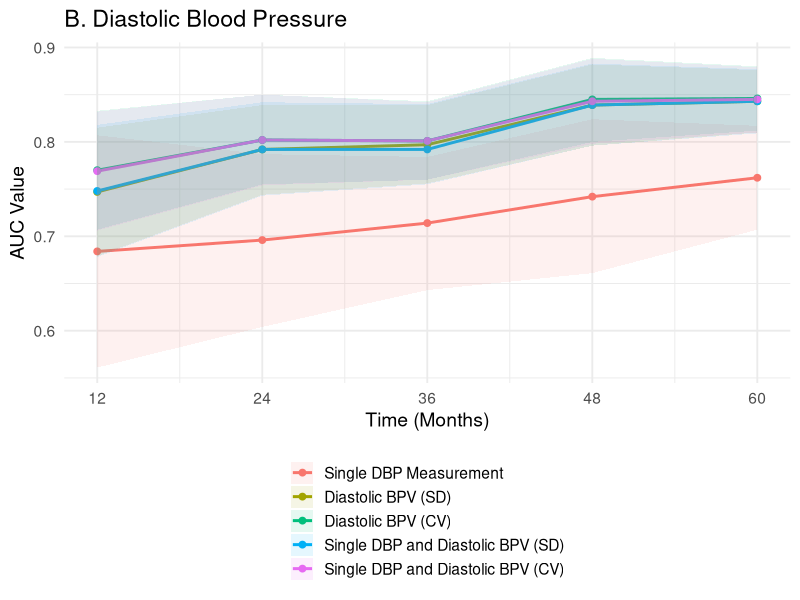
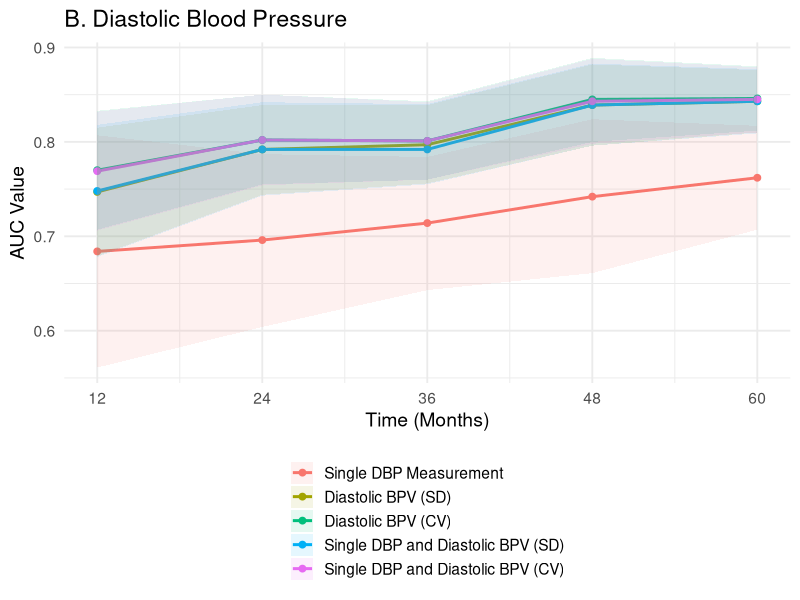

R code for these plots, in order:
###### DIASTOLIC #####



library(tidyr)
library(dplyr)
library(ggplot2)

# 1. Create the data
bp_data <- data.frame(
  time = c(12, 24, 36, 48, 60),
  SBP_AUC = c(0.684, 0.696, 0.714, 0.742, 0.762),
  SBP_lower = c(0.561, 0.604, 0.643, 0.661, 0.707),
  SBP_upper = c(0.807, 0.787, 0.784, 0.824, 0.817),
  BPV_SD_AUC = c(0.747, 0.792, 0.797, 0.839, 0.843),
  BPV_SD_lower = c(0.679, 0.744, 0.756, 0.796, 0.810),
  BPV_SD_upper = c(0.815, 0.839, 0.839, 0.882, 0.876),
  BPV_CV_AUC = c(0.770, 0.802, 0.801, 0.845, 0.846),
  BPV_CV_lower = c(0.707, 0.755, 0.760, 0.800, 0.812),
  BPV_CV_upper = c(0.833, 0.850, 0.843, 0.889, 0.880),
  BPV_SDcom_AUC = c(0.748, 0.792, 0.792, 0.839, 0.843),
  BPV_SDcom_lower = c(0.678, 0.743, 0.755, 0.796, 0.809),
  BPV_SDcom_upper = c(0.818, 0.842, 0.840, 0.883, 0.877),
  BPV_CVcom_AUC = c(0.769, 0.802, 0.801, 0.843, 0.845),
  BPV_CVcom_lower = c(0.706, 0.754, 0.760, 0.798, 0.810),
  BPV_CVcom_upper = c(0.832, 0.850, 0.842, 0.888, 0.879)
)

# 2. Reshape the data
bp_long <- bp_data %>%
  pivot_longer(
    cols = -time,
    names_to = c("measure_raw", ".value"),
    # This regex captures everything before the suffix (_AUC, _lower, etc.)
    names_pattern = "^(.*)_(AUC|lower|upper)$" 
  ) %>%
  mutate(
    measure = case_when(
      measure_raw == "SBP" ~ "Single DBP Measurement",
      measure_raw == "BPV_SD" ~ "Diastolic BPV (SD)",
      measure_raw == "BPV_CV" ~ "Diastolic BPV (CV)",
      measure_raw == "BPV_SDcom" ~ "Single DBP and Diastolic BPV (SD)",
      measure_raw == "BPV_CVcom" ~ "Single DBP and Diastolic BPV (CV)"
    ),
    # Set the order of the items in the legend
    measure = factor(measure, levels = c(
      "Single DBP Measurement", 
      "Diastolic BPV (SD)", 
      "Diastolic BPV (CV)",
      "Single DBP and Diastolic BPV (SD)", 
      "Single DBP and Diastolic BPV (CV)"
    ))
  )

# 3. Create the plot
auc_plot_D <- ggplot(bp_long, aes(x = time, y = AUC, color = measure)) +
  geom_line(linewidth = 1) + # 'size' is deprecated, 'linewidth' is preferred
  geom_point(size = 2) +
  geom_ribbon(aes(ymin = lower, ymax = upper, fill = measure), alpha = 0.1, color = NA) +
  scale_x_continuous(breaks = c(12, 24, 36, 48, 60)) +
  labs(
    title = "B. Diastolic Blood Pressure",
    x = "Time (Months)",
    y = "AUC Value",
    color = NULL, # Removes the title above the legend keys
    fill = NULL
  ) +
  theme_minimal(base_size = 14) +
  theme(
    legend.position = "bottom", # Moved legend to bottom so you can see the names
    legend.direction = "vertical" # Stack legend items vertically
  )

# Display the plot
print(auc_plot_D)

# Save the plot as a high-resolution PNG
ggsave("AUC_comparison_plot_D_2.png", plot = auc_plot_D, width = 10, height = 6, dpi = 600)
